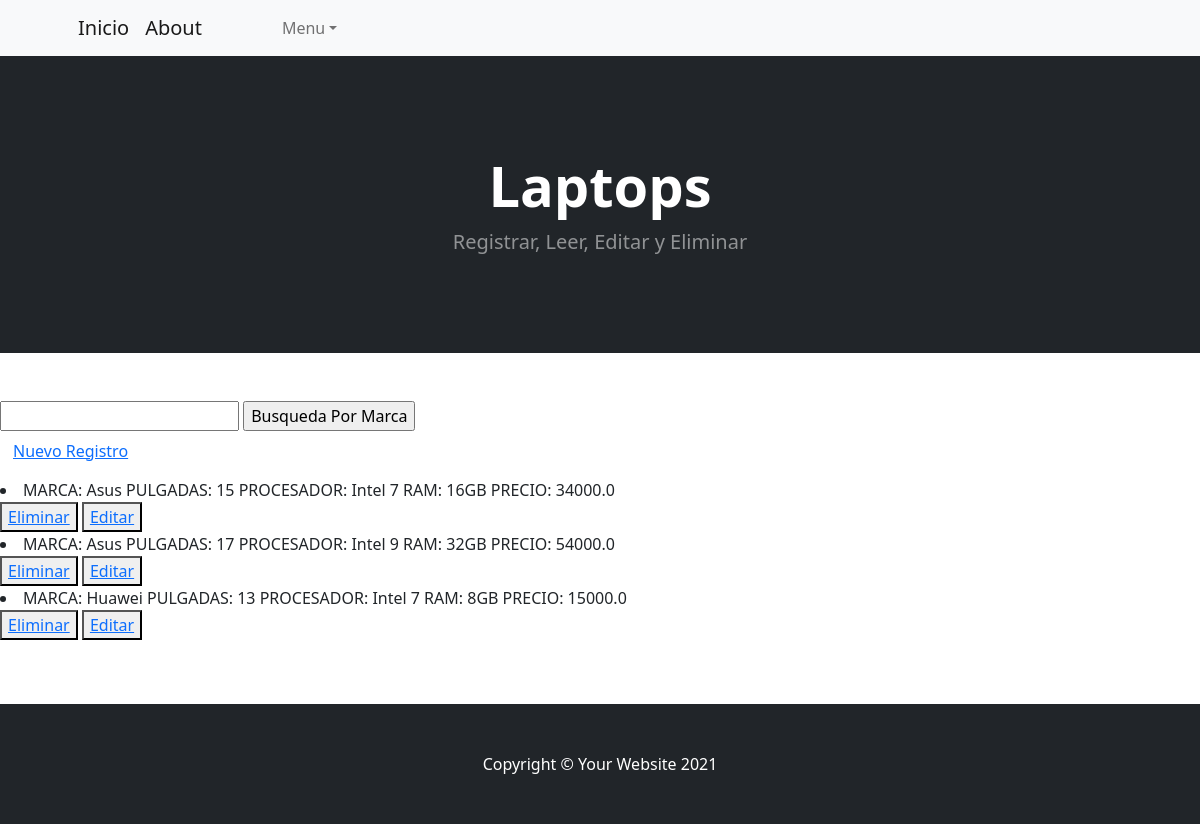
The page /AppTecno/leerLaptops on the database as committed earlier.
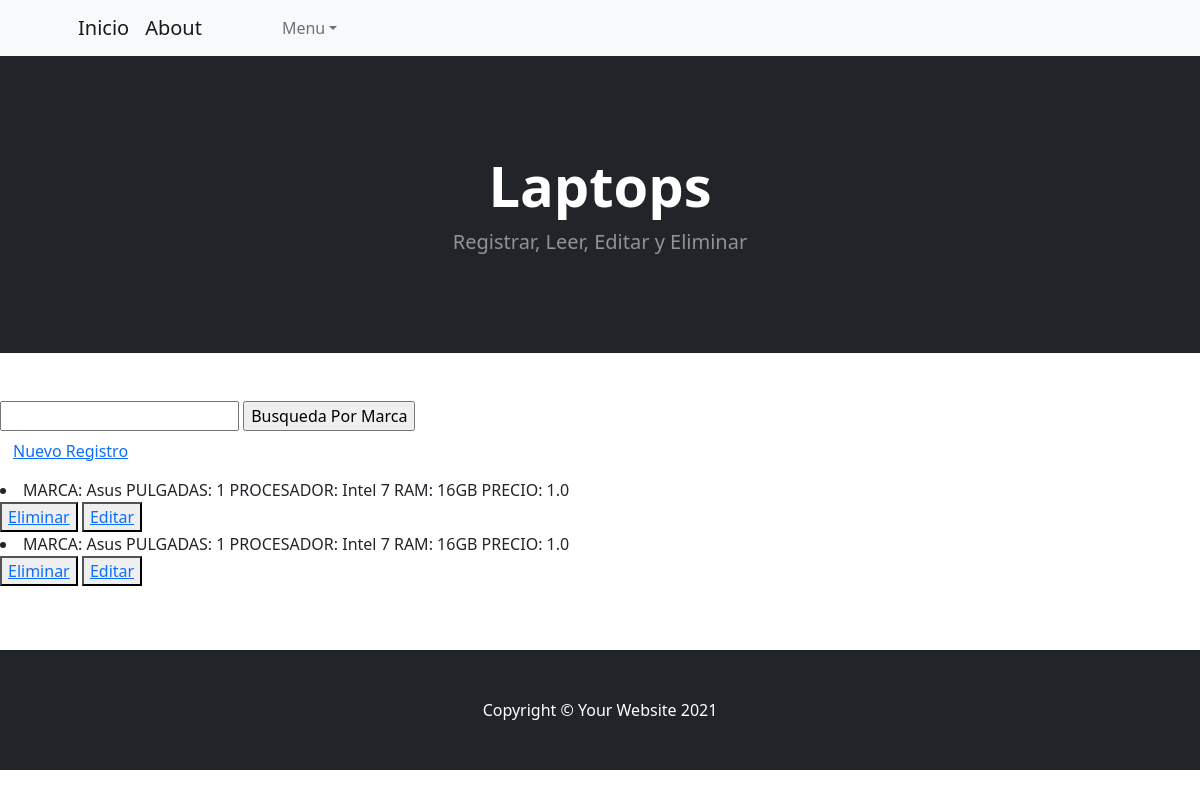
The same page on the database as committed later.
### AppTecno/models.py (models this page shows)
class Laptops(models.Model):
    marca = models.CharField(max_length=10)
    pulgadas = models.IntegerField()
    procesador = models.CharField(max_length=20)
    ram = models.CharField(max_length=5)
    precio = models.FloatField()
    def __str__(self):
        return f"MARCA: {self.marca} PULGADAS: {self.pulgadas} PROCESADOR: {self.procesador} RAM: {self.ram} PRECIO: {self.precio}"

### AppTecno/views.py (the view)
# urls.py: path('leerLaptops',views.leerLaptops,name="LeerLaptops"),
def leerLaptops (request):
    laptops = Laptops.objects.all()
    contexto = {"laptops":laptops}
    return render (request, "AppTecno/leerLaptops.html", contexto)

### AppTecno/templates/AppTecno/leerLaptops.html (shortened to what this page needs)
{%extends "AppInicio/base.html"%}
{%load static%}
{%block head%}
<h1 class="display-4 fw-bolder">Laptops</h1>
<p class="lead fw-normal text-white-50 mb-0">Registrar, Leer, Editar y Eliminar</p>
{%endblock%}
{%block contenido%}
    <form action="/AppTecno/buscarLaptop/" method="GET">
        <input type="text" name="marca" id="marca">
        <input type="submit" value="Busqueda Por Marca">
    </form>
    <h3>
        <button type="button" class="btn btn-link">
        <a href="{% url 'New' %}">Nuevo Registro</a>
        </button>
    </h3>
    {% for l in laptops %}
        <li>{{l}}</li>
        <button>
            <a href="{% url 'Delete' l.id %}">Eliminar</a>
        </button>
        <button>
            <a href="{% url 'Edit' l.id %}">Editar</a>
        </button>
    {% endfor %}
{%endblock%}

### AppInicio/templates/AppInicio/base.html (shortened to what this page needs)
<!DOCTYPE html>
<html lang="en">
    <head>
        {%load static%}
        <link href="https://cdn.jsdelivr.net/npm/bootstrap-icons@1.5.0/font/bootstrap-icons.css" rel="stylesheet" />
        <link href="{%static 'AppInicio/css/styles.css'%}" rel="stylesheet" />
    </head>
    <body>
        <nav class="navbar navbar-expand-lg navbar-light bg-light">
            <div class="container px-4 px-lg-5">
                <a class="navbar-brand" href="{% url 'Inicio' %}">Inicio</a>
                <a class="navbar-brand" href="{% url 'About' %}">About</a>
                <div class="collapse navbar-collapse" id="navbarSupportedContent">
                    <ul class="navbar-nav me-auto mb-2 mb-lg-0 ms-lg-4">
                        <li class="nav-item"><a class="nav-link active" aria-current="page" href="#!"></a></li>
                        <li class="nav-item"><a class="nav-link" href="#!"></a></li>
                        <li class="nav-item dropdown">
                            <a class="nav-link dropdown-toggle" id="navbarDropdown" href="#" role="button" data-bs-toggle="dropdown" aria-expanded="false">Menu</a>
                        </li>
                    </ul>
                </div>
            </div>
        </nav>
        <header class="bg-dark py-5">
            <div class="container px-4 px-lg-5 my-5">
                <div class="text-center text-white">
                    {% block head %}
                    {% endblock %}
                </div>
            </div>
        </header>
        <section class="py-5">
                <p class="lead fw-normal text-black-50 mb-0">
                    {% block contenido %}
                    {% endblock %}
                </p>
        </section>
        <footer class="py-5 bg-dark">
            <div class="container"><p class="m-0 text-center text-white">Copyright &copy; Your Website 2021</p></div>
        </footer>
    </body>
</html>

Rows that differ between the two databases and show on the page:
removed Laptops: marca+pulgadas+procesador "MARCA: Asus PULGADAS: 15 PROCESADOR: Intel 7 RAM: 16GB PRECIO: 34000.0"
removed Laptops: marca+pulgadas+procesador "MARCA: Asus PULGADAS: 17 PROCESADOR: Intel 9 RAM: 32GB PRECIO: 54000.0"
removed Laptops: marca+pulgadas+procesador "MARCA: Huawei PULGADAS: 13 PROCESADOR: Intel 7 RAM: 8GB PRECIO: 15000.0"
added Laptops: marca+pulgadas+procesador "MARCA: Asus PULGADAS: 1 PROCESADOR: Intel 7 RAM: 16GB PRECIO: 1.0"
added Laptops: marca+pulgadas+procesador "MARCA: Asus PULGADAS: 1 PROCESADOR: Intel 7 RAM: 16GB PRECIO: 1.0"
